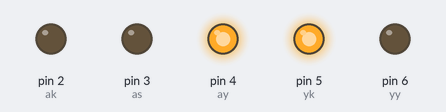
This sketch was run on a simulated Arduino Uno, built with avr-gcc and run on an emulated ATmega328P. On the bench: output pins drawn as LEDs (lit = HIGH).

Above: at 2.5 s.
At 5.7 s:
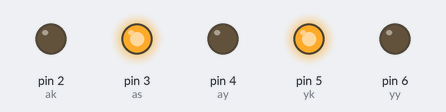
At 8.5 s:
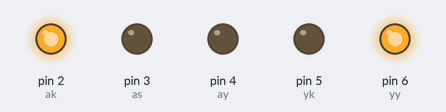
At 10.62 s:
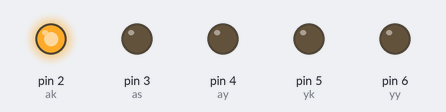
At 13.0 s:
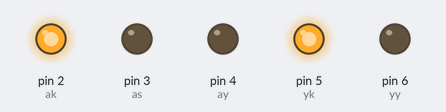
Timing chart, 0 to 17.6 s (numbered marks = the images above):
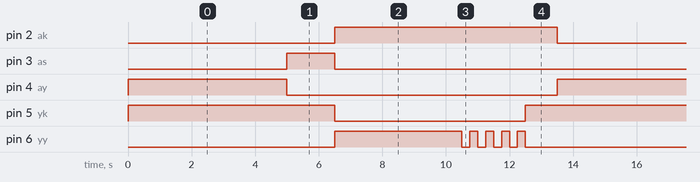

Measured:
- by itself, pin 2 (ak): alternates HIGH for 7.0 s and LOW for 6.5 s
- by itself, pin 3 (as): alternates HIGH for 1.5 s and LOW for 12.0 s
- by itself, pin 4 (ay): alternates HIGH for 5.0 s and LOW for 8.5 s
- by itself, pin 5 (yk): alternates HIGH for 7.5 s and LOW for 6.0 s
- by itself, pin 6 (yy): repeats every 13.5 s: 4 × (LOW 0.25 s, HIGH 0.25 s), LOW 7.5 s, HIGH 4.0 s

The sketch:

Ornek3_YayaGecidi.ino
```cpp
/*
  ROBOTİK KODLAMA 10 - 8. HAFTA - ÖRNEK 3 (UYGULAMA): YAYA GEÇİDİ SİNYALİZASYONU  (5 LED)
  ----------------------------------------------------------------------
  Senaryo : Araçlar için kırmızı/sarı/yeşil, yayalar için kırmızı/yeşil lamba. Aynı anda araç ve
            yaya yeşili yanmaz. Yaya yeşili bitmeden önce yanıp söner (uyarı). Kitap s.73-74.
  Kazanım : 5 çıkışlı bir sıralamayı yalnız değişen pinleri yazarak kısaltmak.

  MALZEME LİSTESİ
    Arduino Uno 1 · Breadboard 1 · LED: kırmızı 2, sarı 1, yeşil 2 · Direnç 220 ohm 5 · Jumper kablo 6

  PİNLER
    D2 araç kırmızı · D3 araç sarı · D4 araç yeşil · D5 yaya kırmızı · D6 yaya yeşil
*/

int ak = 2;   // araç kırmızı
int as = 3;   // araç sarı
int ay = 4;   // araç yeşil
int yk = 5;   // yaya kırmızı
int yy = 6;   // yaya yeşil
int i;        // for sayacı

void setup() {
  pinMode(ak, OUTPUT);
  pinMode(as, OUTPUT);
  pinMode(ay, OUTPUT);
  pinMode(yk, OUTPUT);
  pinMode(yy, OUTPUT);
  digitalWrite(ak, HIGH);   // başlangıç: ikisi de kırmızı
  digitalWrite(yk, HIGH);
}

void loop() {
  digitalWrite(ak, LOW);    // araçlar geçer
  digitalWrite(ay, HIGH);
  delay(5000);
  digitalWrite(ay, LOW);    // araçlar yavaşlar
  digitalWrite(as, HIGH);
  delay(1500);
  digitalWrite(as, LOW);    // yayalar geçer
  digitalWrite(ak, HIGH);
  digitalWrite(yk, LOW);
  digitalWrite(yy, HIGH);
  delay(4000);
  for (i = 0; i < 4; i++) { // yaya yeşili uyarı yanıp söner
    digitalWrite(yy, LOW);
    delay(250);
    digitalWrite(yy, HIGH);
    delay(250);
  }
  digitalWrite(yy, LOW);    // ikisi de kırmızı
  digitalWrite(yk, HIGH);
  delay(1000);
}

/*
  DEĞİŞTİR VE GÖZLE
    - Yaya yeşili süresini (delay(4000)) 8000 yap. Kavşak kaç saniyede bir tur atar?
    - for içindeki 4 değerini 8 yap. Uyarı yanıp sönmesi uzar.

  TOPLAM SÜRE (doğrulama): 5000 + 1500 + 4000 + 4 x 500 + 1000 = 13500 ms
  İLERİ GÖREV: Gelecek hafta yaya butonu eklenecek (dijital giriş).
*/
```
